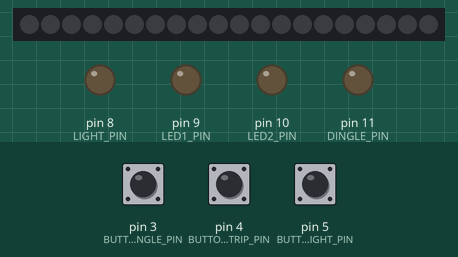
Simulated run of this sketch. Board: Arduino Uno, built with avr-gcc and run on an emulated ATmega328P. Parts: 20 RGB LEDs in strip order, left to right, output pins drawn as LEDs (lit = HIGH). The test bench sets the inputs (shaded band); at power-on: pin 4 (BUTTON_STRIP_PIN) HIGH, pin 3 (BUTTON_DINGLE_PIN) HIGH, pin 5 (BUTTON_LIGHT_PIN) HIGH. Dim RGB values are drawn brighter than linear.

Above: at 1.2 s.
1.3 s: pin 4 (BUTTON_STRIP_PIN) pulled LOW for 1 s
At 2.2 s:
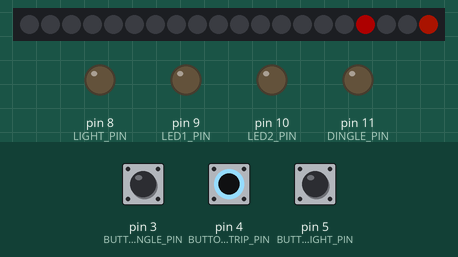
3.8 s: pin 4 (BUTTON_STRIP_PIN) pulled LOW for 3.2 s
At 5.7 s:
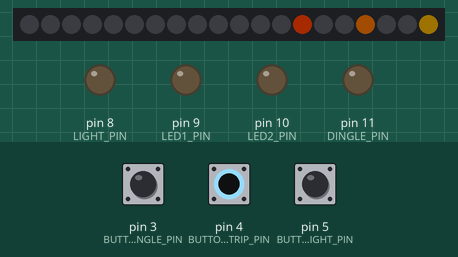
8.5 s: pin 4 (BUTTON_STRIP_PIN) pulled LOW for 1 s
At 9.2 s:
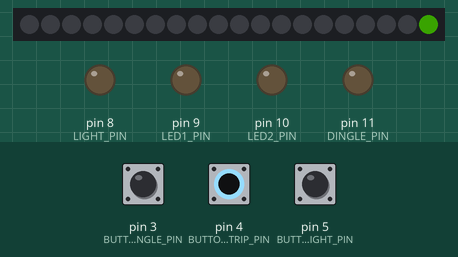
11.0 s: pin 3 (BUTTON_DINGLE_PIN) pulled LOW for 0.15 s
At 12.2 s:
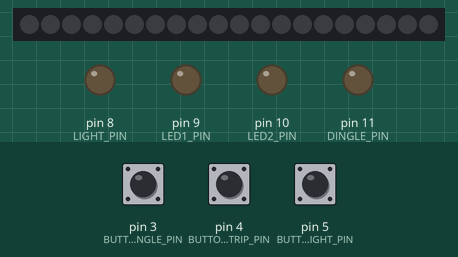
12.6 s: pin 5 (BUTTON_LIGHT_PIN) pulled LOW for 0.15 s
At 13.5 s:
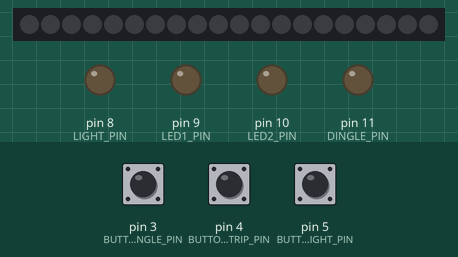
14.2 s: pin 3 (BUTTON_DINGLE_PIN) pulled LOW for 1 s
At 15.9 s:
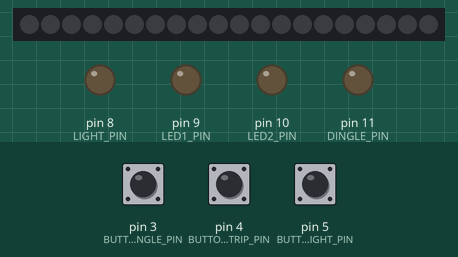
Timing chart, 0 to 17.4 s (numbered marks = the images above; inputs shaded):
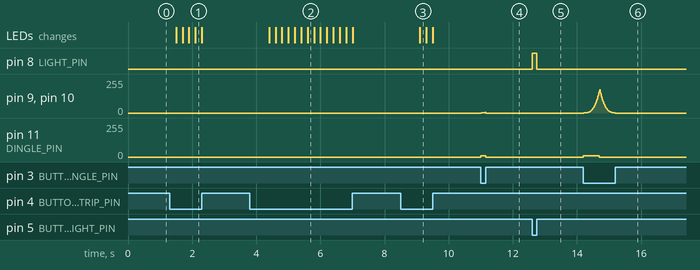

Measured:
- after the input at 1.3 s, the LEDs: first change after 0.20 s (image 1 shows a later state)
- after the input at 3.8 s, the LEDs: first change after 0.60 s (image 2 shows a later state)
- after the input at 8.5 s, the LEDs: change after 0.60 s (image 3)
- after the input at 11.0 s, pin 9 (LED1_PIN), pin 10 (LED2_PIN): 0/255 → 2/255 at once, → 0/255 0.10 s later; pin 11 (DINGLE_PIN): 0/255 → 10/255 at once, → 0/255 0.15 s later
- after the input at 12.6 s, pin 8 (LIGHT_PIN): LOW → HIGH at once, → LOW 0.15 s later
- after the input at 14.2 s, pin 9 (LED1_PIN), pin 10 (LED2_PIN): rises from 0/255 to 175/255 in 0.49 s, then falls to 0/255 in 0.49 s; pin 11 (DINGLE_PIN): 0/255 → 10/255 at once, → 0/255 0.50 s later

The sketch:

Busyboard.ino
```cpp
#define BUTTON_DINGLE_PIN 3
#define DINGLE_PIN 11
#define BUTTON_STRIP_PIN 4
#define STRIP_PIN 7
#define NUMLEDS 20
#define BUTTON_LIGHT_PIN 5
#define LIGHT_PIN 8
#define LED1_PIN 9
#define LED2_PIN 10


#include <TimerMs.h>
// (период, мс), (0 не запущен / 1 запущен), (режим: 0 период / 1 таймер)
TimerMs periodDingle(500, 0, 0);
TimerMs timerDingle(5000, 0, 1);
TimerMs speedStrip(200, 0, 0);
TimerMs timerStrip(60000, 0, 1);
TimerMs timerLight(10000, 0, 1);
TimerMs speedFade(11, 0, 0);

#include <EncButton.h>
EncButton<EB_TICK, BUTTON_DINGLE_PIN> buttonDingle;
EncButton<EB_TICK, BUTTON_STRIP_PIN> buttonStrip;
EncButton<EB_TICK, BUTTON_LIGHT_PIN> buttonLight;

#include <microLED.h>
microLED<NUMLEDS, STRIP_PIN, MLED_NO_CLOCK, LED_WS2812, ORDER_GRB, CLI_LOW> strip;

bool buttonDingleFlag;
bool buttonStripFlag;
bool buttonLightFlag;

void setup() {
  pinMode(BUTTON_DINGLE_PIN, INPUT_PULLUP);
  pinMode(DINGLE_PIN, OUTPUT);
  pinMode(BUTTON_STRIP_PIN, INPUT_PULLUP);
  pinMode(BUTTON_LIGHT_PIN, INPUT_PULLUP);
  pinMode(LIGHT_PIN, OUTPUT);
  pinMode(LED1_PIN, OUTPUT);
  pinMode(LED2_PIN, OUTPUT);
  strip.setMaxCurrent(100);
  strip.setBrightness(50);
}

void loop() {
  buttonDingle.tick();
  buttonStrip.tick();
  buttonLight.tick();

  bipBip();
  runningRainbowDots();
  light();
  starWars();
}
```

bipBip.ino
```cpp
void bipBip() {
  static bool periodFlag;
  static bool timerFlag;
  static bool speedFlag;
  static byte dir = 5;
  static byte duty = 0;
  byte crt;

  if (buttonDingle.press()) {
    buttonDingleFlag = true;
    periodFlag = true;
    timerFlag = true;
    speedFlag = true;
    periodDingle.start();
    timerDingle.start();
    speedFade.start();
  }
  if (periodDingle.tick()) {
    periodFlag = !periodFlag;
  }
  if (speedFade.tick()) {
    speedFlag = true;
  } else {
    speedFlag = false;
  }
  if (timerDingle.tick()) {
    buttonDingleFlag = false;
    periodFlag = false;
    timerFlag = false;
    speedFlag = false;
    periodDingle.stop();
    speedFade.stop();
  }
  if (buttonDingle.release()) {
    buttonDingleFlag = false;
    periodFlag = false;
    timerFlag = false;
    speedFlag = false;
    periodDingle.stop();
    timerDingle.stop();
    speedFade.stop();
  }
  if (buttonDingleFlag && timerFlag) {
    if (periodFlag) {
      analogWrite(DINGLE_PIN, 10);
      if (speedFlag && duty <= 255) {
        crt = ((long)duty * duty * duty + 130305) >> 16;
        analogWrite(LED1_PIN, crt);
        analogWrite(LED2_PIN, crt);
        duty += dir;
      }
    } else {
      analogWrite(DINGLE_PIN, 0);
      if (speedFlag && duty >= 0) {
        crt = ((long)duty * duty * duty + 130305) >> 16;
        analogWrite(LED1_PIN, crt);
        analogWrite(LED2_PIN, crt);
        duty -= dir;
      }
    }
  } else {
    analogWrite(DINGLE_PIN, 0);
    analogWrite(LED1_PIN, 0);
    analogWrite(LED2_PIN, 0);
    duty = 0;
  }
}
```

light.ino
```cpp
void light() {
  static bool timerFlag;

  if (buttonLight.press()) {
    buttonLightFlag = true;
    timerFlag = true;
    timerLight.start();
  }
  if (timerLight.tick()) {
    buttonLightFlag = false;
    timerFlag = false;
  }
  if (buttonLight.release()) {
    buttonLightFlag = false;
    timerFlag = false;
    timerLight.stop();
  }
  if (buttonLightFlag && timerFlag) {
    digitalWrite(LIGHT_PIN, 1);
  } else {
    digitalWrite(LIGHT_PIN, 0);
  }
}
```

runningRainbowDots.ino
```cpp
void runningRainbowDots() {
  static byte ledCounter = 0;
  static byte colorCounter = 0;
  static bool periodFlag;
  static bool timerFlag;

  if (buttonStrip.press()) {
    buttonStripFlag = true;
    periodFlag = true;
    timerFlag = true;
    speedStrip.start();
    timerStrip.start();
  }
  if (timerStrip.tick()) {
    buttonStripFlag = false;
    periodFlag = false;
    timerFlag = false;
    speedStrip.stop();
  }
  if (speedStrip.tick()) {
    periodFlag = true;
  } else {
    periodFlag = false;
  }
  if (buttonStrip.release()) {
    buttonStripFlag = false;
    periodFlag = false;
    timerFlag = false;
    speedStrip.stop();
    timerStrip.stop();
  }
  if (buttonStripFlag && timerFlag) {
    if (periodFlag) {
      for (int i = 0; i < NUMLEDS - 1; i++) {
        strip.leds[i] = strip.leds[i + 1];
      }
      if (ledCounter % 3 == 0) {
        strip.leds[NUMLEDS - 1] = mWheel8(colorCounter);
      } else {
        strip.leds[NUMLEDS - 1] = mBlack;
      }
      ledCounter++;
      colorCounter += 3;
      strip.show();
    }
  } else {
    strip.clear();
    strip.show();
  }
}
```

starWars.ino
```cpp
void starWars() {
  static bool startFlag;

  if (buttonLightFlag && buttonStripFlag && buttonDingle.hasClicks(9)) {
    startFlag = true;
  }

  if (startFlag) {
    buttonLightFlag = false;
    static int notes[39] = {
      392, 392, 392, 311, 466, 392, 311, 466, 392,
      587, 587, 587, 622, 466, 369, 311, 466, 392,
      784, 392, 392, 784, 739, 698, 659, 622, 659,
      415, 554, 523, 493, 466, 440, 466,
      311, 369, 311, 466, 392
    };

    static int times[39] = {
      350, 350, 350, 250, 100, 350, 250, 100, 700,
      350, 350, 350, 250, 100, 350, 250, 100, 700,
      350, 250, 100, 350, 250, 100, 100, 100, 450,
      150, 350, 250, 100, 100, 100, 450,
      150, 350, 250, 100, 750
    };

    static int index = 0;

    tone(DINGLE_PIN, notes[index], times[index] * 2);
    digitalWrite(LED1_PIN, 1);
    digitalWrite(LED2_PIN, 1);
    delay(times[index]);
    noTone(DINGLE_PIN);
    digitalWrite(LED1_PIN, 0);
    digitalWrite(LED2_PIN, 0);
    delay(times[index]);
    index++;
    if (index >= 39) {
      index = 0;
      noTone(DINGLE_PIN);
      digitalWrite(LED1_PIN, 0);
      digitalWrite(LED2_PIN, 0);
      delay(2000);
      startFlag = false;
    }
  }
}
```
